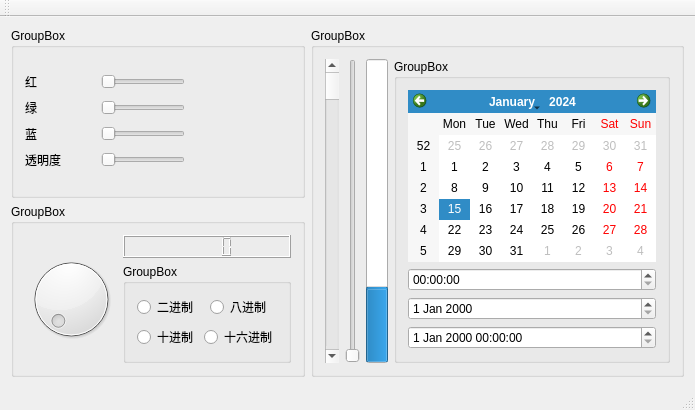
<?xml version="1.0" encoding="UTF-8"?>
<ui version="4.0">
 <class>MainWindow</class>
 <widget class="QMainWindow" name="MainWindow">
  <property name="geometry">
   <rect>
    <x>0</x>
    <y>0</y>
    <width>695</width>
    <height>410</height>
   </rect>
  </property>
  <property name="windowTitle">
   <string>MainWindow</string>
  </property>
  <widget class="QWidget" name="centralWidget">
   <layout class="QGridLayout" name="gridLayout">
    <item row="0" column="0">
     <widget class="QGroupBox" name="groupBox">
      <property name="title">
       <string>GroupBox</string>
      </property>
      <layout class="QGridLayout" name="gridLayout_4">
       <item row="0" column="0">
        <layout class="QVBoxLayout" name="verticalLayout_3">
         <item>
          <layout class="QHBoxLayout" name="horizontalLayout_14">
           <item>
            <widget class="QLabel" name="lab_r">
             <property name="minimumSize">
              <size>
               <width>70</width>
               <height>0</height>
              </size>
             </property>
             <property name="text">
              <string>红</string>
             </property>
            </widget>
           </item>
           <item>
            <widget class="QSlider" name="hslider_r">
             <property name="orientation">
              <enum>Qt::Horizontal</enum>
             </property>
            </widget>
           </item>
          </layout>
         </item>
         <item>
          <layout class="QHBoxLayout" name="horizontalLayout_13">
           <item>
            <widget class="QLabel" name="lab_g">
             <property name="minimumSize">
              <size>
               <width>70</width>
               <height>0</height>
              </size>
             </property>
             <property name="text">
              <string>绿</string>
             </property>
            </widget>
           </item>
           <item>
            <widget class="QSlider" name="hslider_g">
             <property name="orientation">
              <enum>Qt::Horizontal</enum>
             </property>
            </widget>
           </item>
          </layout>
         </item>
         <item>
          <layout class="QHBoxLayout" name="horizontalLayout_12">
           <item>
            <widget class="QLabel" name="lab_b">
             <property name="minimumSize">
              <size>
               <width>70</width>
               <height>0</height>
              </size>
             </property>
             <property name="text">
              <string>蓝</string>
             </property>
            </widget>
           </item>
           <item>
            <widget class="QSlider" name="hslider_b">
             <property name="orientation">
              <enum>Qt::Horizontal</enum>
             </property>
            </widget>
           </item>
          </layout>
         </item>
         <item>
          <layout class="QHBoxLayout" name="horizontalLayout_11">
           <item>
            <widget class="QLabel" name="lab_a">
             <property name="minimumSize">
              <size>
               <width>70</width>
               <height>0</height>
              </size>
             </property>
             <property name="text">
              <string>透明度</string>
             </property>
            </widget>
           </item>
           <item>
            <widget class="QSlider" name="hslider_a">
             <property name="orientation">
              <enum>Qt::Horizontal</enum>
             </property>
            </widget>
           </item>
          </layout>
         </item>
        </layout>
       </item>
       <item row="0" column="1">
        <widget class="QLabel" name="lab_color">
         <property name="minimumSize">
          <size>
           <width>100</width>
           <height>100</height>
          </size>
         </property>
         <property name="text">
          <string/>
         </property>
        </widget>
       </item>
      </layout>
     </widget>
    </item>
    <item row="0" column="1" rowspan="2">
     <widget class="QGroupBox" name="groupBox_2">
      <property name="title">
       <string>GroupBox</string>
      </property>
      <layout class="QGridLayout" name="gridLayout_5">
       <item row="0" column="1">
        <widget class="QSlider" name="verticalSlider">
         <property name="orientation">
          <enum>Qt::Vertical</enum>
         </property>
        </widget>
       </item>
       <item row="0" column="2">
        <widget class="QProgressBar" name="progressBar">
         <property name="value">
          <number>24</number>
         </property>
         <property name="orientation">
          <enum>Qt::Vertical</enum>
         </property>
        </widget>
       </item>
       <item row="0" column="0">
        <widget class="QScrollBar" name="verticalScrollBar">
         <property name="orientation">
          <enum>Qt::Vertical</enum>
         </property>
        </widget>
       </item>
       <item row="0" column="3">
        <widget class="QGroupBox" name="groupBox_6">
         <property name="title">
          <string>GroupBox</string>
         </property>
         <layout class="QGridLayout" name="gridLayout_9">
          <item row="0" column="0">
           <widget class="QCalendarWidget" name="calendarWidget"/>
          </item>
          <item row="1" column="0">
           <widget class="QTimeEdit" name="timeEdit"/>
          </item>
          <item row="2" column="0">
           <widget class="QDateEdit" name="dateEdit"/>
          </item>
          <item row="3" column="0">
           <widget class="QDateTimeEdit" name="dateTimeEdit"/>
          </item>
         </layout>
        </widget>
       </item>
      </layout>
     </widget>
    </item>
    <item row="1" column="0">
     <widget class="QGroupBox" name="groupBox_4">
      <property name="title">
       <string>GroupBox</string>
      </property>
      <layout class="QGridLayout" name="gridLayout_8">
       <item row="0" column="1">
        <widget class="QLCDNumber" name="lcdNumber"/>
       </item>
       <item row="1" column="1">
        <widget class="QGroupBox" name="groupBox_5">
         <property name="title">
          <string>GroupBox</string>
         </property>
         <layout class="QGridLayout" name="gridLayout_7">
          <item row="0" column="0">
           <layout class="QHBoxLayout" name="horizontalLayout_16">
            <item>
             <widget class="QRadioButton" name="radioButton">
              <property name="text">
               <string>二进制</string>
              </property>
             </widget>
            </item>
            <item>
             <widget class="QRadioButton" name="radioButton_2">
              <property name="text">
               <string>八进制</string>
              </property>
             </widget>
            </item>
           </layout>
          </item>
          <item row="1" column="0">
           <layout class="QHBoxLayout" name="horizontalLayout_15">
            <item>
             <widget class="QRadioButton" name="radioButton_3">
              <property name="text">
               <string>十进制</string>
              </property>
             </widget>
            </item>
            <item>
             <widget class="QRadioButton" name="radioButton_4">
              <property name="text">
               <string>十六进制</string>
              </property>
             </widget>
            </item>
           </layout>
          </item>
         </layout>
        </widget>
       </item>
       <item row="0" column="0" rowspan="2">
        <widget class="QDial" name="dial"/>
       </item>
      </layout>
     </widget>
    </item>
   </layout>
  </widget>
  <widget class="QMenuBar" name="menuBar">
   <property name="geometry">
    <rect>
     <x>0</x>
     <y>0</y>
     <width>695</width>
     <height>23</height>
    </rect>
   </property>
  </widget>
  <widget class="QToolBar" name="mainToolBar">
   <attribute name="toolBarArea">
    <enum>TopToolBarArea</enum>
   </attribute>
   <attribute name="toolBarBreak">
    <bool>false</bool>
   </attribute>
  </widget>
  <widget class="QStatusBar" name="statusBar"/>
 </widget>
 <layoutdefault spacing="6" margin="11"/>
 <resources/>
 <connections/>
</ui>
